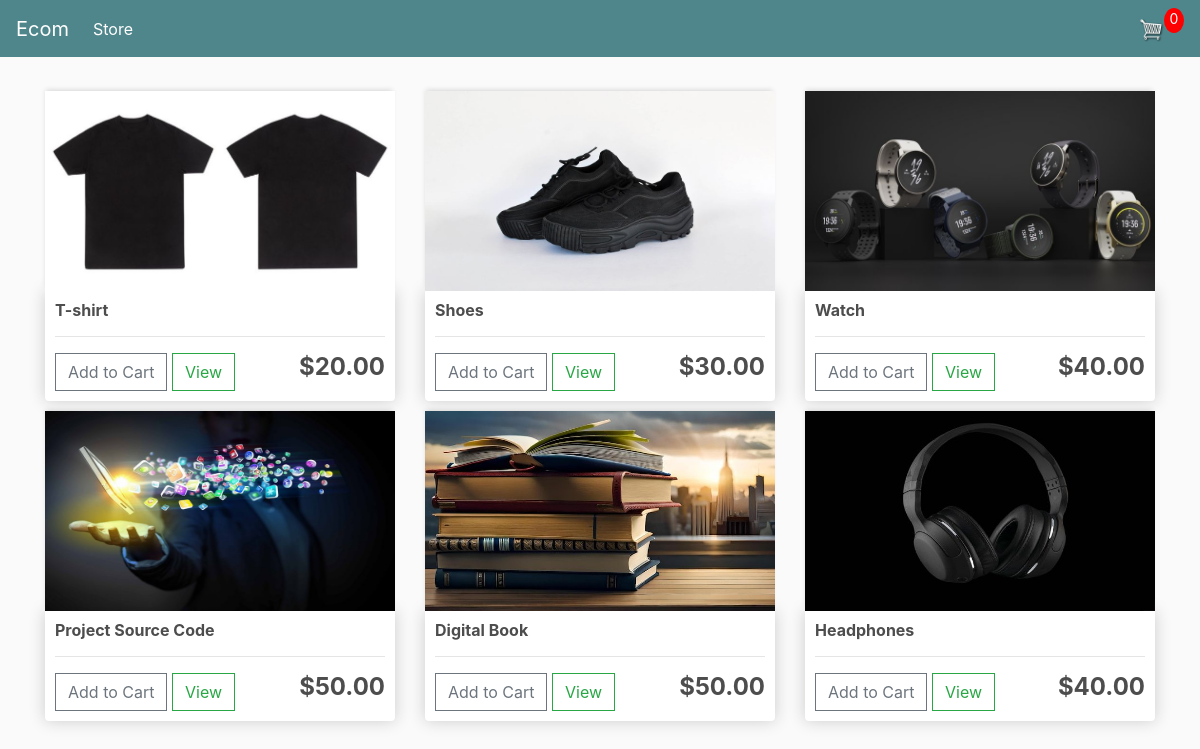
The page / on the database its author committed.
### store/models.py (models this page shows, shortened)
class Product(models.Model):
    name = models.CharField(max_length=200, null=True)
    price = models.DecimalField(max_digits=7, decimal_places=2)
    digital = models.BooleanField(default=False, null=True, blank=True)
    image = models.ImageField(null=True, blank=True)

### store/views.py (the view)
# urls.py: path("", include("store.urls")),
def store(request):
    if request.user.is_authenticated:
        customer = request.user.customer
        order, created = Order.objects.get_or_create(customer=customer, complete=False)
        items = order.orderitem_set.all()
        cartItems = order.get_cart_items
    else:
        cookieData = cookieCart(request)
        cartItems = cookieData["cartItems"]
    products = Product.objects.all()
    context = {"products": products, "cartItems": cartItems, "shipping": False}
    return render(request, "store/store.html", context)

### store/utils.py (called while the page is built, shortened)
def cookieCart(request):
    try:
        cart = json.loads(request.COOKIES.get("cart", "{}"))
    except json.JSONDecodeError:
        cart = {}
    items = []
    order = {"get_cart_total": 0, "get_cart_items": 0, "shipping": False}
    cartItems = 0
    return {"cartItems": cartItems, "order": order, "items": items}

### store/templates/store/store.html
{% extends 'store/main.html' %}
{% load static %}
{% block content %}
	<div class="row">
		{% for product in products %}
		<div class="col-lg-4">
			<img class="thumbnail" src="{{product.image.url}}">
			<div class="box-element product">
				<h6><strong>{{product.name}}</strong></h6>
				<hr>
				<button data-product={{product.id}} data-action="add"  class="btn btn-outline-secondary add-btn update-cart">Add to Cart</button>
				<a class="btn btn-outline-success" href="#">View</a>
				<h4 style="display: inline-block; float: right"><strong>${{product.price|floatformat:2}}</strong></h4>
			</div>
		</div>
		{% endfor %}
	</div>
{% endblock content %}

### static/css/main.css (style rules this page uses)
body { background-color: hsl(0, 0%, 98%); }
h1,h2,h3,h4,h5,h6 { color:hsl(0, 0%, 30%); }
.box-element { box-shadow:hsl(0, 0%, 80%) 0 0 16px; background-color: #fff; border-radius: 4px; padding: 10px; }
.thumbnail { width: 100%; height: 200px; -webkit-box-shadow: -1px -3px 5px -2px rgba(214,214,214,1); -moz-box-shadow: -1px -3px 5px -2px rgba(214,214,214,1); box-shadow: -1px -3px 5px -2px rgba(214,214,214,1); }
.product { border-radius: 0 0 4px 4px; }
.col-lg-4, .col-lg-6, .col-lg-8, .col-lg-12 { margin-top: 10px; }
.btn { border-radius: 0; }

### rows shown on the page
Product: image (picture), name "T-shirt", price "20.00"
Product: image (picture), name "Shoes", price "30.00"
Product: image (picture), name "Watch", price "40.00"
Product: image (picture), name "Project Source Code", price "50.00"
Product: image (picture), name "Digital Book", price "50.00"
Product: image (picture), name "Headphones", price "40.00"

### other values the page prints
{{ cartItems }} "0"
